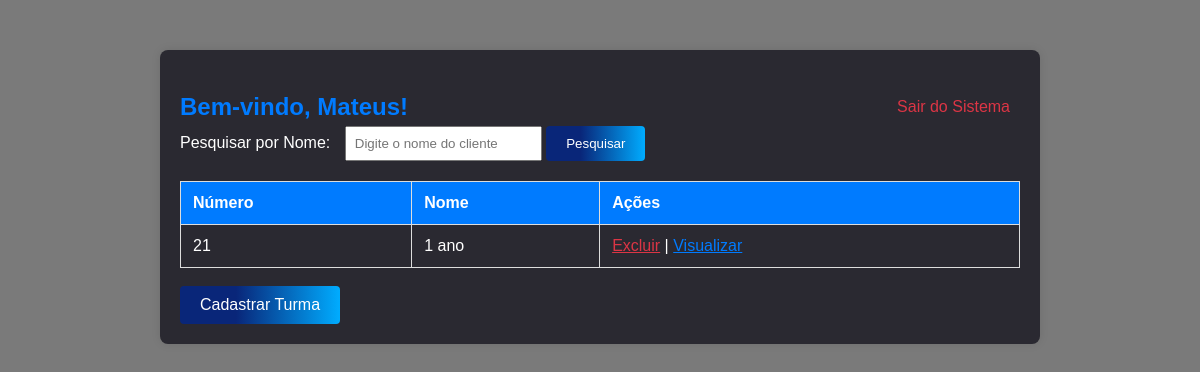
/saep/tela_gerente.php (signed in), run on the app's committed database.
### tables this page shows
CREATE TABLE `professor` (
  `id` int(11) NOT NULL,
  `nome` varchar(100) NOT NULL,
  `data_nascimento` date DEFAULT NULL,
  `cpf` varchar(14) NOT NULL,
  `endereco` varchar(255) DEFAULT NULL,
  `telefone` varchar(15) DEFAULT NULL,
  `email` varchar(100) DEFAULT NULL,
  `senha` varchar(255) NOT NULL
);

CREATE TABLE `turma` (
  `id` int(11) NOT NULL,
  `nome` varchar(100) NOT NULL,
  `qtd_aluno` varchar(16) DEFAULT NULL,
  `professor_id` int(11) DEFAULT NULL
);

### saep/tela_gerente.php (the view, shortened to what this page needs)
<?php
include 'conexao.php';
$id_gerente = $_SESSION['id_professor'];
$sql_gerente = "SELECT nome FROM professor WHERE id = $id_gerente";
$resultado_gerente = $conn->query($sql_gerente);
if ($resultado_gerente->num_rows > 0) {
    $dados_gerente = $resultado_gerente->fetch_assoc();
    $gerente_nome = $dados_gerente['nome'];
} else {
    $gerente_nome = "Nome do Professor";
}
$sql_clientes = "SELECT id, nome FROM turma WHERE professor_id = $id_gerente";
$resultado_clientes = $conn->query($sql_clientes);
?>
<!DOCTYPE html>
<html lang="pt-br">
<head>
</head>
<body>
    <div class="container">
        <div class="header">
            <h2>Bem-vindo, <?php echo $gerente_nome; ?>!</h2>
            <a href="logout.php" class="sair">Sair do Sistema</a>
        </div>
        <form action="" method="get">
            <label for="search">Pesquisar por Nome:</label>
            <input type="text" id="search" name="search" placeholder="Digite o nome do cliente" value="<?php echo isset($_GET['search']) ? $_GET['search'] : ''; ?>">
            <button type="submit" class="button-pesquisar">Pesquisar</button>
        </form>
        <table>
    <tr>
        <th>Número</th>
        <th>Nome</th>
        <th>Ações</th>
    </tr>
    <?php
    while ($row = $resultado_clientes->fetch_assoc()) {
        echo '<tr>';
        echo '<td>' . $row['id'] . '</td>';
        echo '<td>' . $row['nome'] . '</td>';
        echo '<td>';
        echo '<a href="excluir_cliente.php?turma_id=' . $row['id'] . '" class="excluir">Excluir</a> | ';
        echo '<a href="visualizar_cliente.php?turma_id=' . $row['id'] . '" class="visualizar">Visualizar</a>';
        echo '</td>';
        echo '</tr>';
    }
    ?>
</table>
<br>
        <a href="cadastro_cliente.php" class="botao">Cadastrar Turma</a>
    </div>
</body>
</html>

### saep/tela_gerente.php (style rules this page uses)
body { font-family: Arial, sans-serif; background-color: #7A7A7A; margin: 0; padding: 0; }
.container { background-color: #2A2931; padding: 20px; border-radius: 8px; box-shadow: 0 0 10px rgba(0, 0, 0, 0.1); width: 70%; margin: 50px auto; }
h2 { text-align: center; color: #007bff; }
.sair { display: inline-block; color: #dc3545; padding: 10px; text-align: center; text-decoration: none; border-radius: 4px; margin-bottom: 20px; }
table { width: 100%; border-collapse: collapse; margin-top: 20px; }
th, td { border: 1px solid #ddd; padding: 12px; text-align: left; color: #fff; background-color: #2A2931; }
th { background-color: #007bff; color: #fff; }
form { margin-bottom: 20px; }
label { margin-right: 10px; color: #fff; }
input[type="text"] { padding: 8px; }
button, a.botao { display: inline-block; background: rgb(9, 38, 121); background: linear-gradient(90deg, rgba(9, 38, 121, 1) 35%, rgba(0, 172, 255, 1) 100%); color: #fff; padding: 10px 20px; border: none; border-radius: 4px; cursor: pointer; text-decoration: none; text-align: center; }
a { color: #007bff; }
.header { display: flex; justify-content: space-between; align-items: center; }
h2, .sair { margin: 0; }
a.excluir { color: #dc3545; }
a.visualizar { color: #007bff; }

### data on the page
professor: nome "Mateus"
turma: id "21", nome "1 ano"
